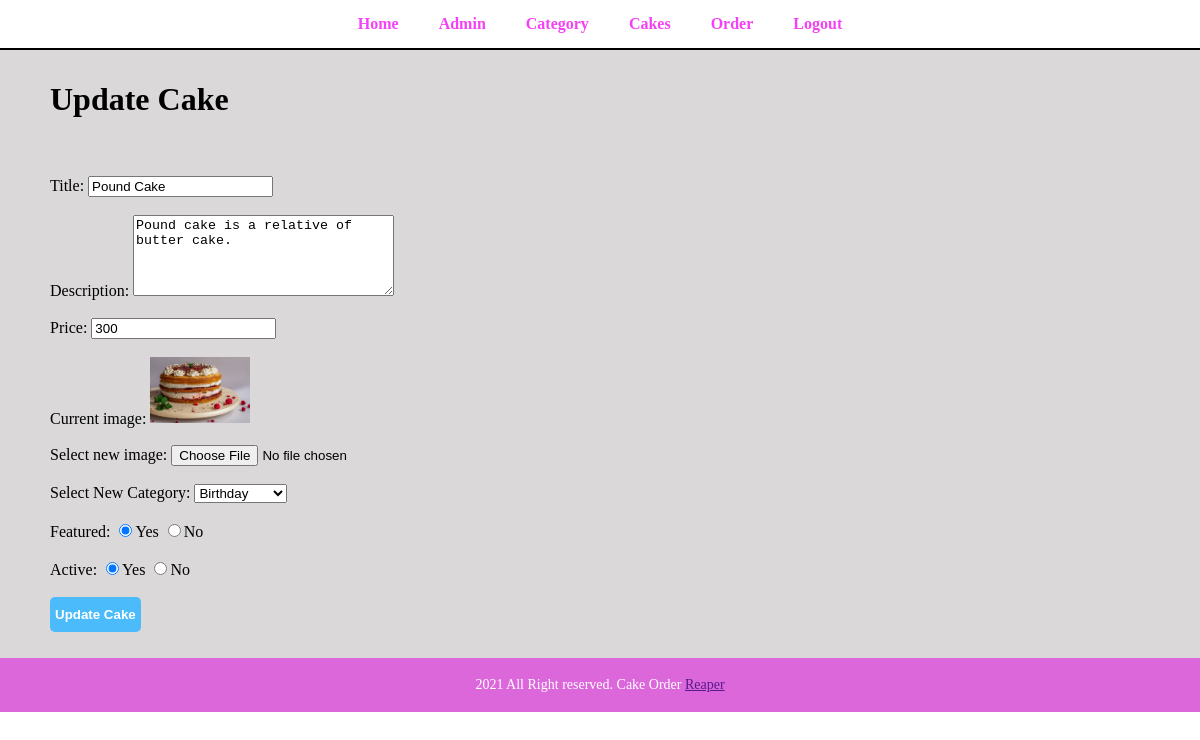
/admin/cakes-update.php?id=31 (signed in), run on the app's committed database.
### tables this page shows
CREATE TABLE `cakes` (
  `id` int(10) UNSIGNED NOT NULL,
  `title` varchar(100) NOT NULL,
  `description` varchar(200) NOT NULL,
  `price` decimal(10,0) NOT NULL,
  `image_name` varchar(100) NOT NULL,
  `category_id` int(10) UNSIGNED NOT NULL,
  `featured` varchar(10) NOT NULL,
  `active` varchar(10) NOT NULL
);

CREATE TABLE `category` (
  `id` int(11) NOT NULL,
  `title` varchar(100) NOT NULL,
  `image_name` varchar(100) NOT NULL,
  `featured` varchar(10) NOT NULL,
  `active` varchar(10) NOT NULL
);

### admin/cakes-update.php (the view, shortened to what this page needs)
<?php include("./partials/menu.php");?>
<?php
    if(isset($_GET['id']))
    {
        $id = $_GET['id'];
        $sql2 = "SELECT * FROM cakes WHERE id = $id";
        $res2 = mysqli_query($con,$sql2);
        $row = mysqli_fetch_assoc($res2);
        $title = $row['title'];
        $description = $row['description'];
        $price = $row['price'];
        $current_category =$row['category_id'];
        $current_image = $row['image_name'];
        $featured = $row['featured'];
        $active = $row['active'];
    }
    else
    {
        header("location:".SITEURL.'admin/cakes.php');
    }
?>
<div class="main-content">
    <h1>Update Cake</h1>
    <br><br>
    <form action="" class="" method="Post" enctype="multipart/form-data">
        <span>Title:</span>
        <input type="text" name="title" placeholder="Enter cake title" value="<?php echo $title;?>"><br><br>
        <span>Description:</span>
        <textarea name="desp" id="" cols="30" rows="5" placeholder="Enter cake description"><?php echo $description;?></textarea><br><br>
        <span>Price:</span>
        <input type="number" name="price" placeholder="Enter cake price" value="<?php echo $price;?>"><br><br>
        <span>Current image:</span>
        <?php
            if($current_image == "")
            {
                echo "<div style='color:red;'>Image not Available</div>";
            }
            else
            {
                ?>
                    <img src="<?php echo SITEURL;?>/images/cakes/<?php echo $current_image;?>" width="100px" alt="">
                <?php
            }
        ?>
        <br><br>
        <span>Select new image:</span>
        <input type="file" name="image"><br><br>
        <span>Select New Category:</span>
        <select name="category" id="">
            <?php
                $sql = "SELECT * FROM category WHERE active = 'Yes'";
                $res = mysqli_query($con,$sql);
                $count = mysqli_num_rows($res);
                if($count > 0)
                {
                    while($rows = mysqli_fetch_assoc($res))
                    {
                        $category_id = $rows['id'];
                        $title = $rows['title'];
                        ?>
                        <option <?php if($current_category==$category_id){echo "selected";} ?> value="<?php echo $category_id;?>"><?php echo $title;?></option>
                        <?php
                    }
                }
                else
                {
                    ?>
                    <option value="0">No Category Found</option>
                    <?php
                }
            ?>
        </select><br><br>
        <span>Featured:</span>
        <input <?php if($featured == "Yes"){ echo "checked"; } ?> type="radio" value="Yes" name="featured">Yes
        <input <?php if($featured == "No"){ echo "checked"; } ?> type="radio" value="No" name="featured">No <br><br>
        <span>Active:</span>
        <input <?php if($active == "Yes"){ echo "checked"; } ?> type="radio" value="Yes" name="active">Yes
        <input <?php if($active == "No"){ echo "checked"; } ?> type="radio" value="No" name="active">No <br><br>
        <input type="submit" name="submit" value="Update Cake" class="Abtn">
    </form>
</div>
<?php include("./partials/footer.php");?>

### css/admin.css (style rules this page uses)
body { padding: 0; margin: 0; }
.main-content { background-color: rgb(218, 216, 216); padding: 10px 50px; overflow: hidden; }
.Abtn { padding: 10px 5px; font-weight: bold; background-color: rgb(76, 187, 252); border-radius: 5px; border: 0px; color: rgb(255, 255, 255); }

### data on the page
cakes: title "Pound Cake", desp "Pound cake is a relative of butter cake.", price "300", image_name (picture), category "Birthday", featured "☑", active "☑"
